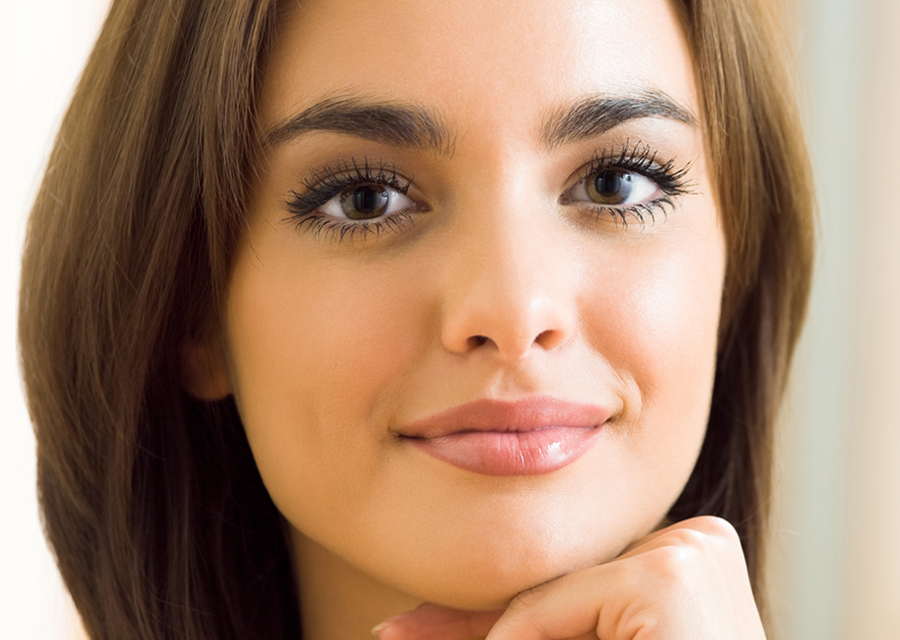
#> input picture images/square_faces.jpg, 900 x 640 px
$ python face_detection.py
#> lines starting #> are read from the running program, lines starting #| are printed output that depends on the picture; after the words box and inside, x2 and y2 are one past the last pixel; in counts of white or black regions, pixels touching at a corner belong together
import numpy as np
import cv2

filename = "images/square_faces.jpg"
grrr = "images/grrr_reaction.png"

# Loading image
img_raw = cv2.imread(filename)
#> img_raw is the input picture: shape (640, 900, 3); mean B, G, R 111.5, 135.9, 169.9
grrr_image = cv2.imread(grrr)
# print(img_raw[1:10,1:10])

# Converting image to grey-scale
img_raw_grey = cv2.cvtColor(img_raw, cv2.COLOR_BGR2GRAY)
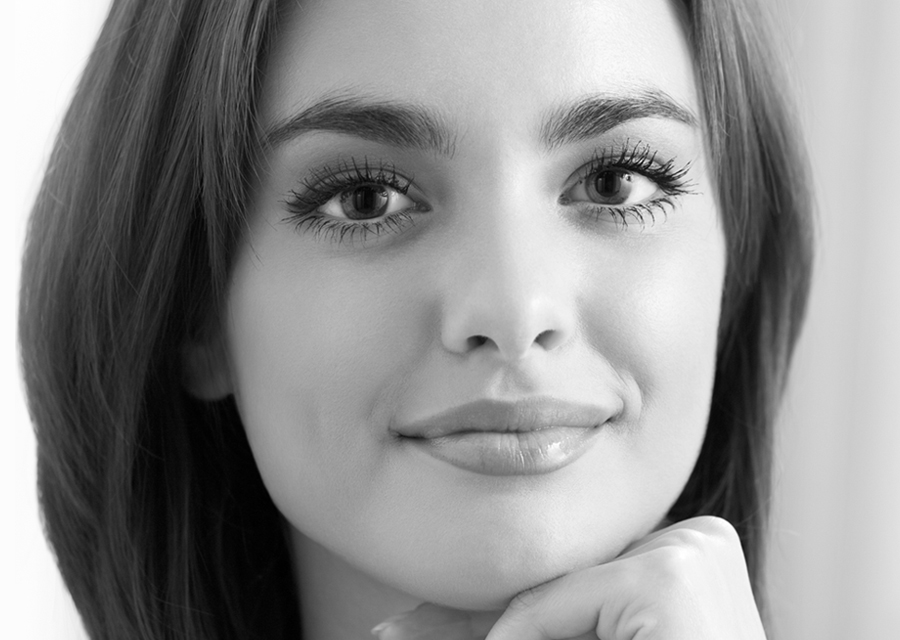
#> img_raw_grey: shape (640, 900); min 0, max 255, mean 143.3
# Create and load the CascadeClassifier for face detection
haar_cascade_face = cv2.CascadeClassifier()
loaded = haar_cascade_face.load('/usr/share/opencv/haarcascades/haarcascade_frontalface_default.xml')

'''
Returns a rectangle around the face.

@param scale_factor: compensate the distance of the face from the camera
@param minNeighbors: number of neighbors for a rectangle to be considered as a face
'''
faces_rects = haar_cascade_face.detectMultiScale(img_raw_grey, scaleFactor = 1.2, minNeighbors = 3);
#> faces_rects = [[250, 6, 532, 532]]
print('Faces found: ', len(faces_rects))
#| Faces found:  1
for (x,y,w,h) in faces_rects:
  # print(x, y, w,h)
  cv2.rectangle(img_raw, (x, y), (x+w, y+h), (0, 255, 0), 2)
#> this loop made 1 pass
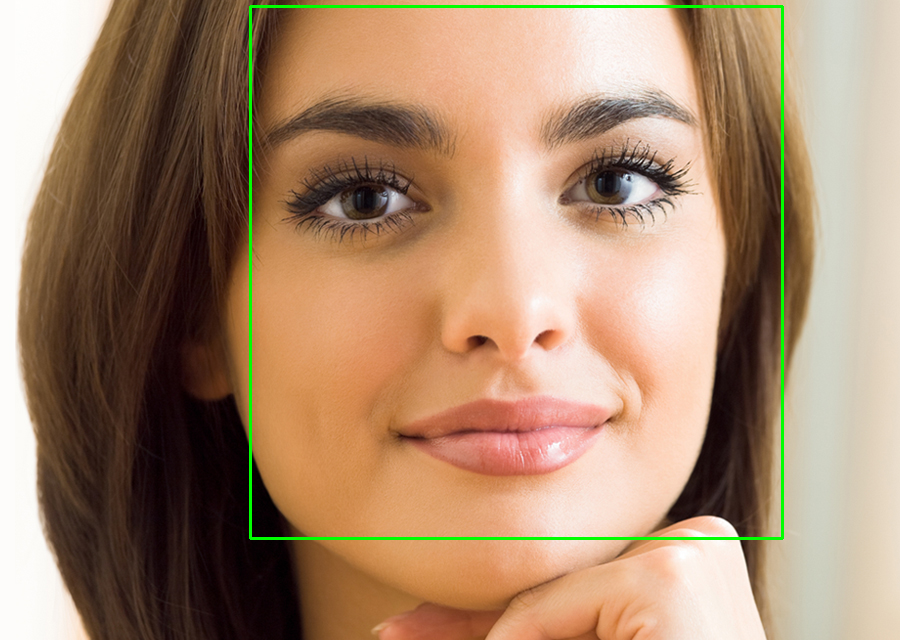
#> img_raw: shape (640, 900, 3); 1.11% of pixels changed, all inside (x1, y1, x2, y2) = (249, 5, 784, 540)
  # UNCOMMENT THE DESIRED HIDING METHOD
  # 1] BLUR
  # img_raw[y:y+h, x:x+w] = cv2.blur(img_raw[y:y+h, x:x+w], (40, 40))
  # 2] SHUFFLING PIXELS
  # np.random.shuffle(img_raw[y:y+h, x:x+w].flat)
  # 3] NEGATIVE
  # img_raw[y:y+h, x:x+w] = cv2.bitwise_not(img_raw[y:y+h, x:x+w])
  # 4] EMOJI
  # grrr_resize = cv2.resize(grrr_image, (w, h))
  # img_raw[y:y+h, x:x+w] = grrr_resize


fromCenter = False
#> (the run stopped early here; a loop or call above may not have finished)

$ run again, with images/people.jpg copied over images/square_faces.jpg
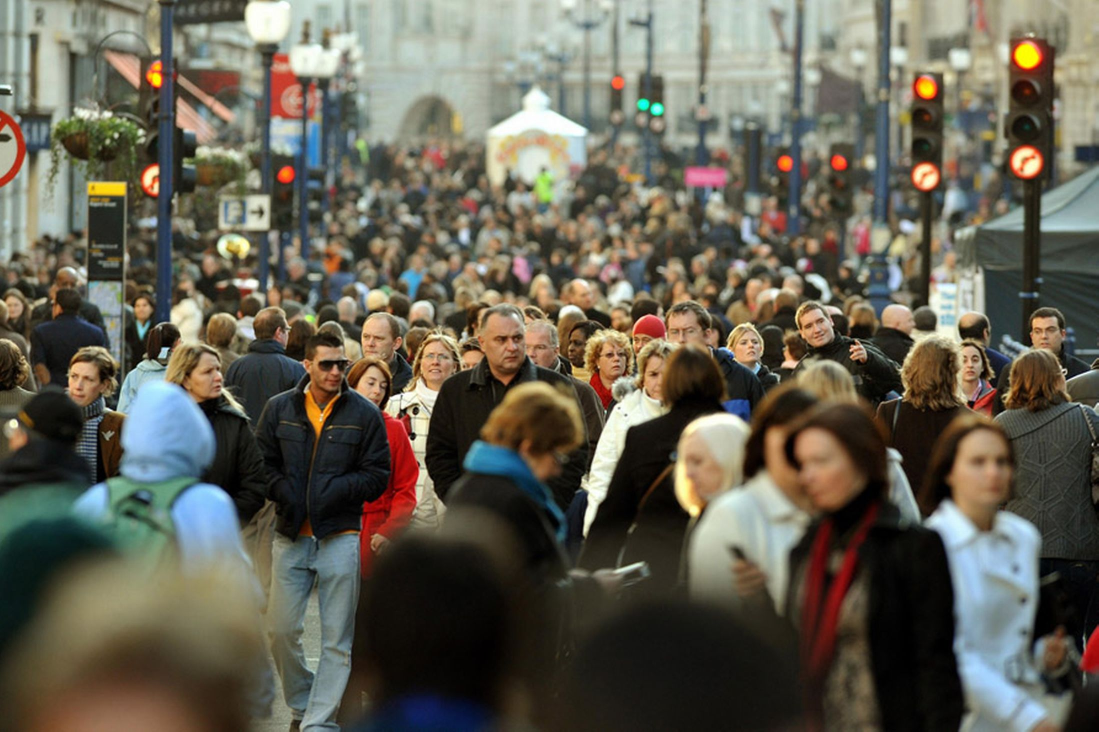
#> input picture images/people.jpg, 2197 x 1463 px (shown at 1/2 size)
#> img_raw is the input picture: shape (1463, 2197, 3); mean B, G, R 83.3, 96.4, 100.1
#> `img_raw_grey = cv2.cvtColor(img_raw, cv2.COLOR_BGR2GRAY)`:
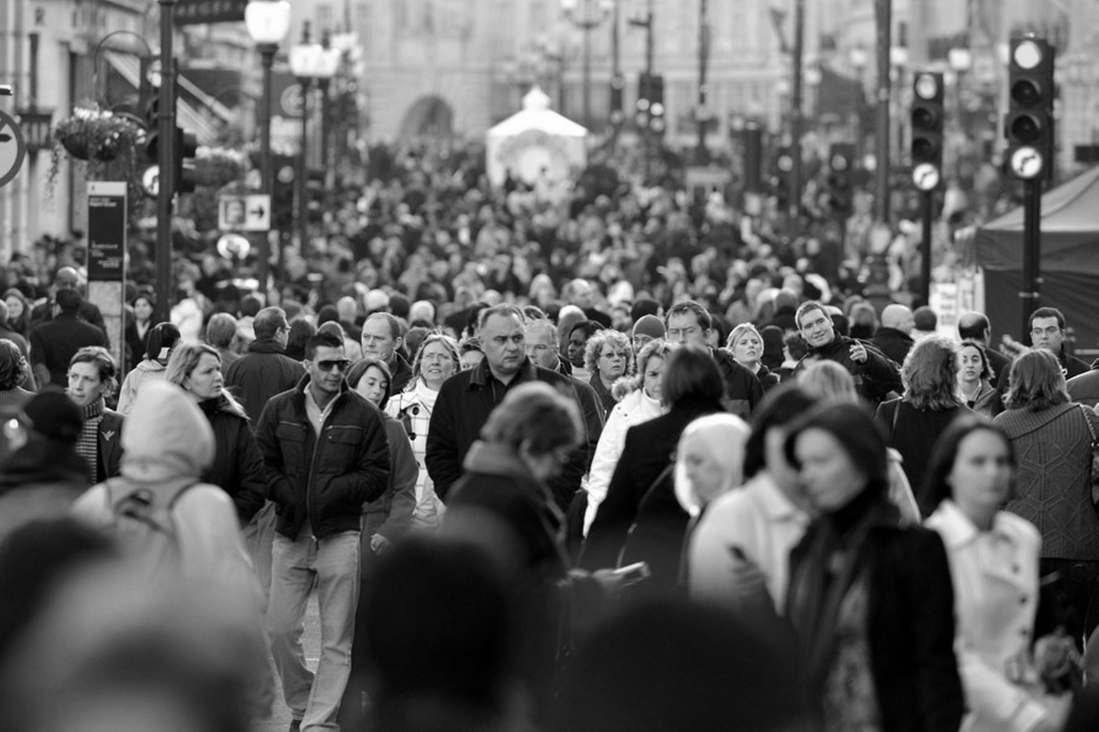
#> img_raw_grey: shape (1463, 2197) (shown at 1/2 size); min 0, max 255, mean 96
#> faces_rects = 22 rows, first 6: [266, 598, 37, 37], [7, 595, 40, 40], [2055, 635, 68, 68], [824, 952, 48, 48], [557, 171, 58, 58], [1060, 550, 55, 55]
#| Faces found:  22
#> the loop `for (x,y,w,h) in faces_rects:` made 22 passes
#> after the loop `for (x,y,w,h) in faces_rects:`:
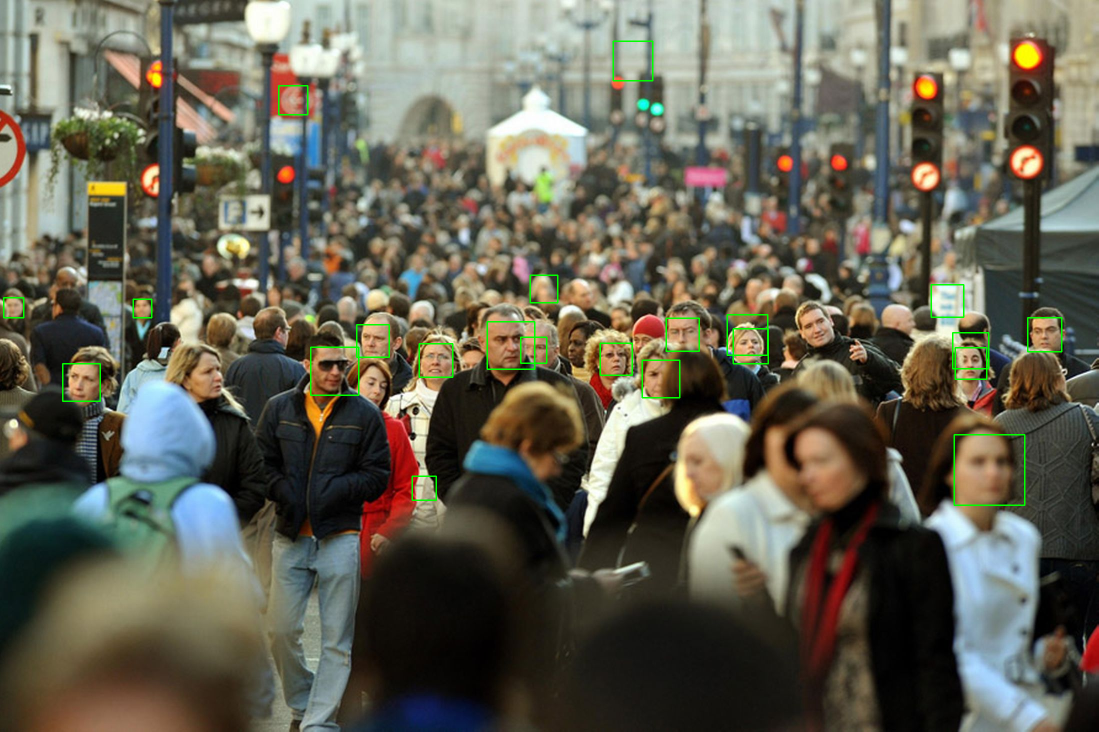
#> img_raw: shape (1463, 2197, 3) (shown at 1/2 size); 0.56% of pixels changed, all inside (x1, y1, x2, y2) = (6, 81, 2125, 1012)

$ run again, with images/senegal.jpg copied over images/square_faces.jpg
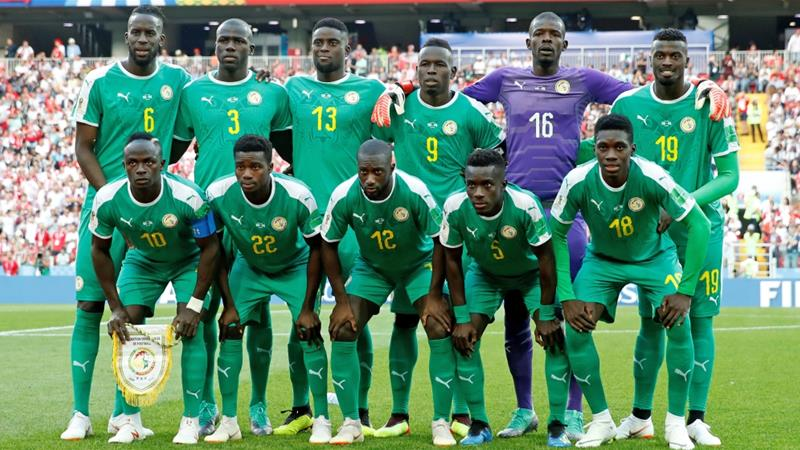
#> input picture images/senegal.jpg, 800 x 450 px
#> img_raw is the input picture: shape (450, 800, 3); mean B, G, R 110.7, 135.5, 91.1
#> `img_raw_grey = cv2.cvtColor(img_raw, cv2.COLOR_BGR2GRAY)`:
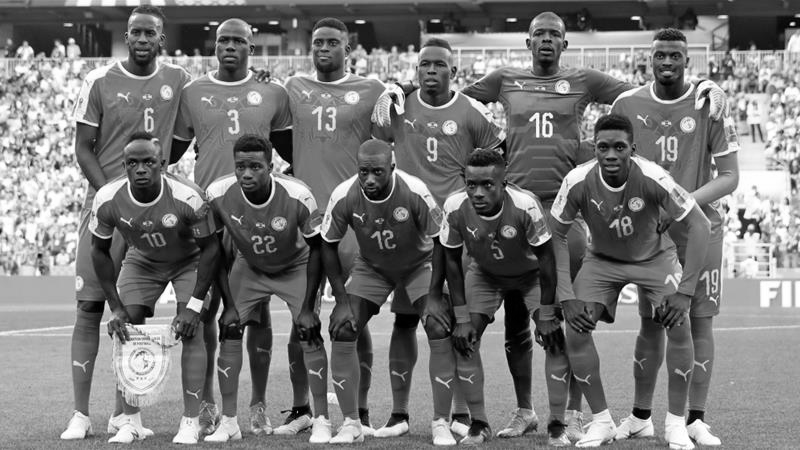
#> img_raw_grey: shape (450, 800); min 0, max 255, mean 119.4
#> faces_rects = [[308, 28, 37, 37], [412, 49, 40, 40], [121, 15, 45, 45], [648, 41, 40, 40], [524, 14, 48, 48], [208, 22, 47, 47], [585, 127, 53, 53], [344, 151, 55, 55]]
#| Faces found:  8
#> the loop `for (x,y,w,h) in faces_rects:` made 8 passes
#> after the loop `for (x,y,w,h) in faces_rects:`:
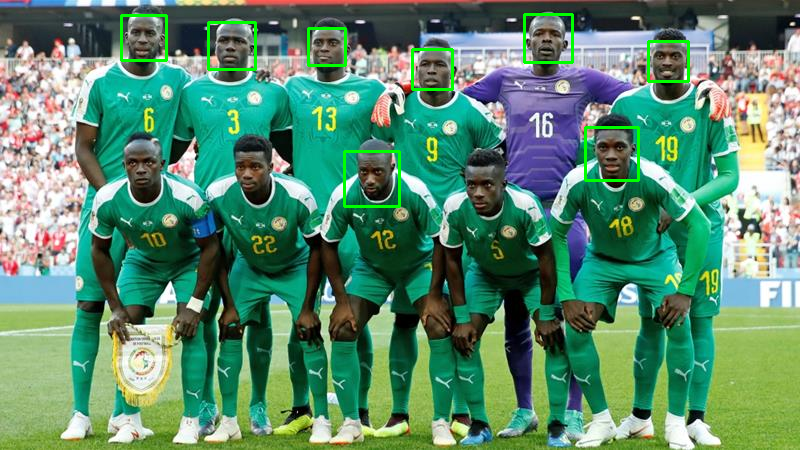
#> img_raw: shape (450, 800, 3); 1.21% of pixels changed, all inside (x1, y1, x2, y2) = (120, 13, 690, 208)
